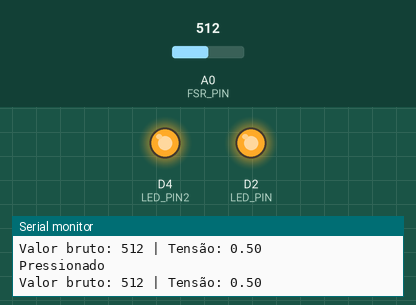
A program run on a simulated ESP8266 (NodeMCU). Shown: output pins drawn as LEDs (lit = HIGH), the last lines printed to the serial monitor. Inputs (shaded band) come from the test bench; at power-on: A0 (FSR_PIN) = 512.

Above: at 1.2 s.
1.3 s: A0 (FSR_PIN) set to 34
2.8 s: A0 (FSR_PIN) set to 27
At 4.0 s:
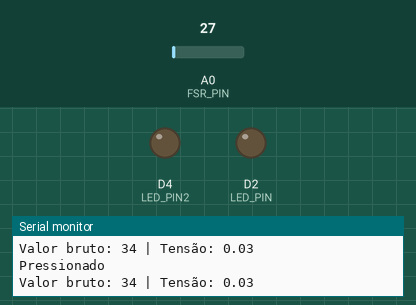
4.3 s: A0 (FSR_PIN) set to 122
At 5.3 s:
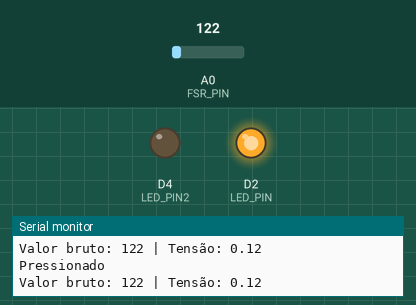
5.8 s: A0 (FSR_PIN) set to 20
At 6.7 s:
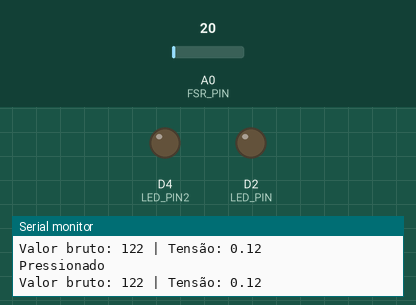
7.3 s: A0 (FSR_PIN) set to 40
At 7.9 s:
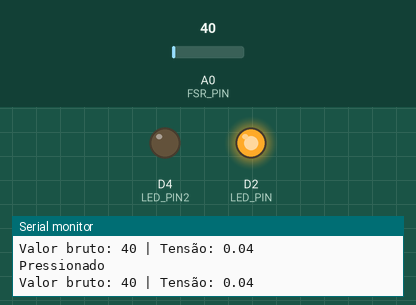
Timing chart, 0 to 9.8 s (numbered marks = the images above; inputs shaded):
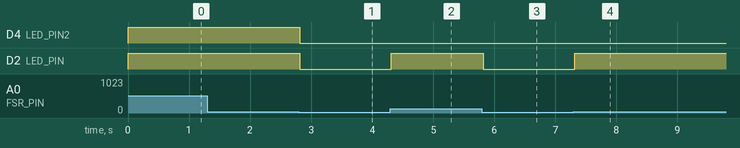

Measured:
- the behaviour switches between 31 and 30 on A0 (FSR_PIN) (found by bisection; images 0 and 1)
- after the input at 2.8 s, D4 (LED_PIN2), D2 (LED_PIN): HIGH → LOW at once
- after the input at 4.3 s, D2 (LED_PIN): LOW → HIGH at once
- after the input at 5.8 s, D2 (LED_PIN): HIGH → LOW at once
- after the input at 7.3 s, D2 (LED_PIN): LOW → HIGH at once

The program:

main.cpp
```cpp
#include <Arduino.h>
#define FSR_PIN A0
#define LED_PIN D2
#define LED_PIN2 D4

void setup()
{
  Serial.begin(115200);
  pinMode(FSR_PIN, INPUT);
  pinMode(LED_PIN, OUTPUT);
  pinMode(LED_PIN2, OUTPUT);
}

void loop()
{
  int sensorValue = analogRead(FSR_PIN);
  float voltage = sensorValue * (1.0 / 1023.0);

  if (sensorValue > 30)
  {
    Serial.println("Pressionado\n");
    Serial.print("Valor bruto: ");
    Serial.print(sensorValue);
    Serial.print(" | Tensão: ");
    Serial.println(voltage);

    if (sensorValue <= 400)
    {
      digitalWrite(LED_PIN, HIGH);
    }

    if (sensorValue > 400)
    {
      digitalWrite(LED_PIN, HIGH);
      digitalWrite(LED_PIN2, HIGH);
    }
  }
  else
  {
    digitalWrite(LED_PIN, LOW);
    digitalWrite(LED_PIN2, LOW);
  }
  delay(100);
}
```
